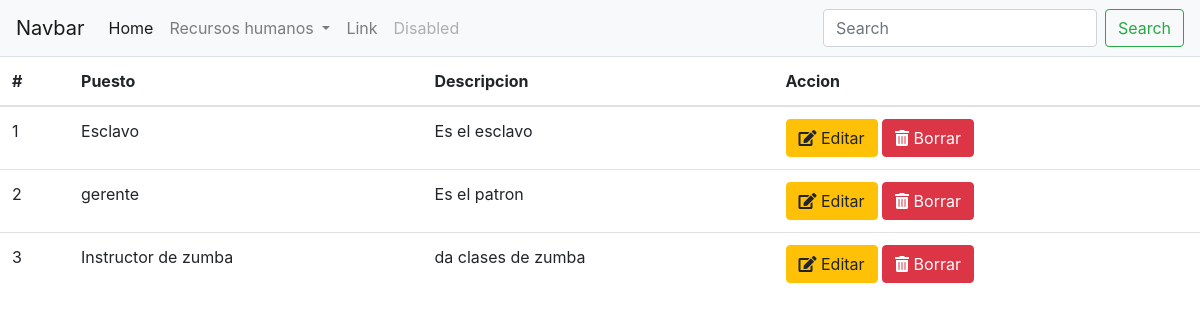
Before: /RH/roles with the older database file.
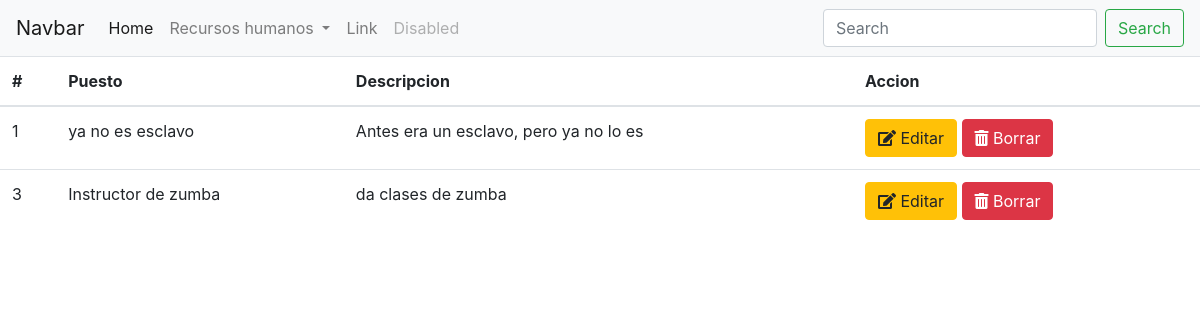
After: the same page with the newer database file.
### RH/models.py (models this page shows)
class Rol(models.Model):
	nombre=models.CharField(max_length=120)
	descripcion=models.TextField()

### RH/views.py (the view)
# urls.py: path('roles',views.roles_index,name='roles_index'),
def roles_index(request):
	roles=Rol.objects.all()
	return render(request,'RH/roles_index.html',{'roles':roles})

### RH/templates/RH/roles_index.html
{% extends "base.html" %}
{% block content %}
	<table class="table">
	  <thead>
	    <tr>
	      <th scope="col">#</th>
	      <th scope="col">Puesto</th>
	      <th scope="col">Descripcion</th>
	      <th scope="col">Accion</th>
	    </tr>
	  </thead>
	  <tbody>
	  	{% for rol in roles %}
		    <tr>
		      <td>{{rol.pk}}</td>
		      <td>{{rol.nombre}}</td>
		      <td>{{rol.descripcion}}</td>
		      <td>
		      	<a class="btn btn-warning" href="{%url 'roles_edit' pk=rol.pk%}" role="button"><i class="fas fa-edit"></i> Editar</a>
		      	<a class="btn btn-danger" href="{%url 'roles_delete' pk=rol.pk%}" role="button"><i class="fas fa-trash-alt"></i> Borrar</a>
		      </td>
		    </tr>
		{% endfor %}
	  </tbody>
	</table>
{% endblock content %}

Changed rows visible on the page:
removed Rol: pk "2", nombre "gerente", descripcion "Es el patron"
changed Rol id 1: nombre "Esclavo" → "ya no es esclavo"; descripcion "Es el esclavo" → "Antes era un esclavo, pero ya no lo es"
